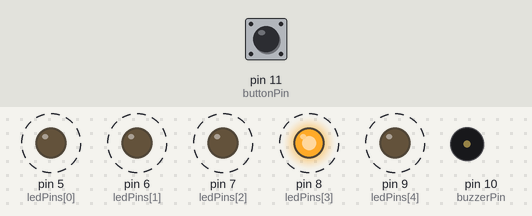
Recording of a sketch running on a simulated Arduino Uno, built with avr-gcc and run on an emulated ATmega328P. On the bench: output pins drawn as LEDs (lit = HIGH), buzzer (waves = sounding, pin HIGH). Dashed ring = blinking. Inputs (shaded band) come from the test bench; at power-on: pin 11 (buttonPin) HIGH. Random numbers use the default seed unless the sketch sets one.

Above: at 2.7 s.
3.7 s: pin 11 (buttonPin) pulled LOW for 1.25 s
At 3.99 s:
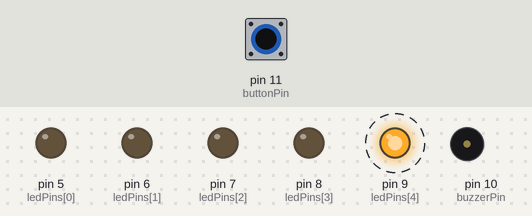
At 4.44 s:
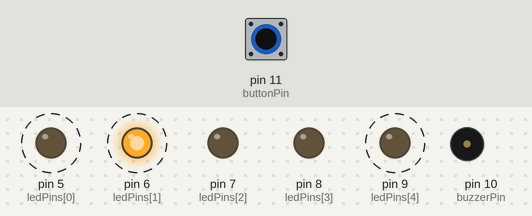
7.2 s: pin 11 (buttonPin) pulled LOW for 3.2 s
At 10.55 s:
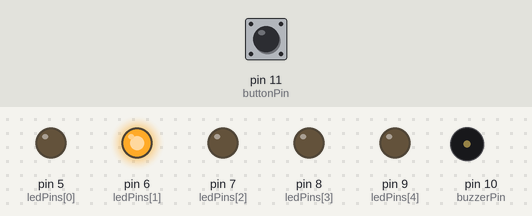
Timing chart, 0 to 20.5 s (numbered marks = the images above; inputs shaded):
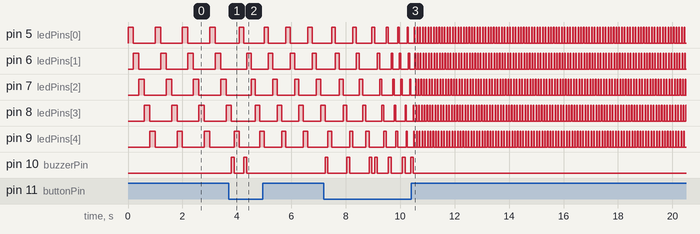

Measured:
- after the input at 3.7 s, pin 10 (buzzerPin): alternates HIGH for 0.10 s and LOW for 0.36 s, 4 changes in all, then stays LOW, starting after 0.10 s
- after the input at 7.2 s, pin 10 (buzzerPin): LOW → HIGH at once, → LOW 0.10 s later, → HIGH 0.70 s later, → LOW 0.10 s later, … (14 changes in this stretch)

The sketch:

7mo_ejercicio.ino
```cpp
const int ledPins[] = {5, 6, 7, 8, 9};
const int buzzerPin = 10;
const int buttonPin = 11;

int sequenceDelay = 200;  // Tiempo inicial entre encendido y encendido de LEDs (200 ms)
int minDelay = 10;        // Tiempo mínimo entre encendido y encendido de LEDs (10 ms)
int correctDelayDecrease = 20;  // Reducción de tiempo al acertar

void setup() {
  for (int i = 0; i < 5; i++) {
    pinMode(ledPins[i], OUTPUT);
    digitalWrite(ledPins[i], LOW);  // Apaga todos los LEDs al inicio
  }
  pinMode(buzzerPin, OUTPUT);
  pinMode(buttonPin, INPUT_PULLUP);  // Configura el pin del pulsador como entrada con resistencia de pull-up
}

void loop() {
  int middleLed = random(0, 5);  // Selecciona un LED al azar como el "intermedio"

  for (int i = 0; i < 5; i++) {
    digitalWrite(ledPins[i], HIGH);
    delay(sequenceDelay);
    digitalWrite(ledPins[i], LOW);

    if (i == middleLed) {
      // Espera a que el jugador presione el pulsador cuando el LED intermedio se enciende
      int buttonState = digitalRead(buttonPin);
      if (buttonState == LOW) {
        // El jugador acertó
        digitalWrite(buzzerPin, HIGH);  // Activa el zumbador
        delay(100);  // Duración del zumbido
        digitalWrite(buzzerPin, LOW);
        sequenceDelay -= correctDelayDecrease;  // Reduce el tiempo entre encendido y encendido
        if (sequenceDelay < minDelay) {
          sequenceDelay = 200;  // Si el tiempo es menor que el mínimo, lo restablece a 200 ms
        }
      }
    }
  }
}
```
